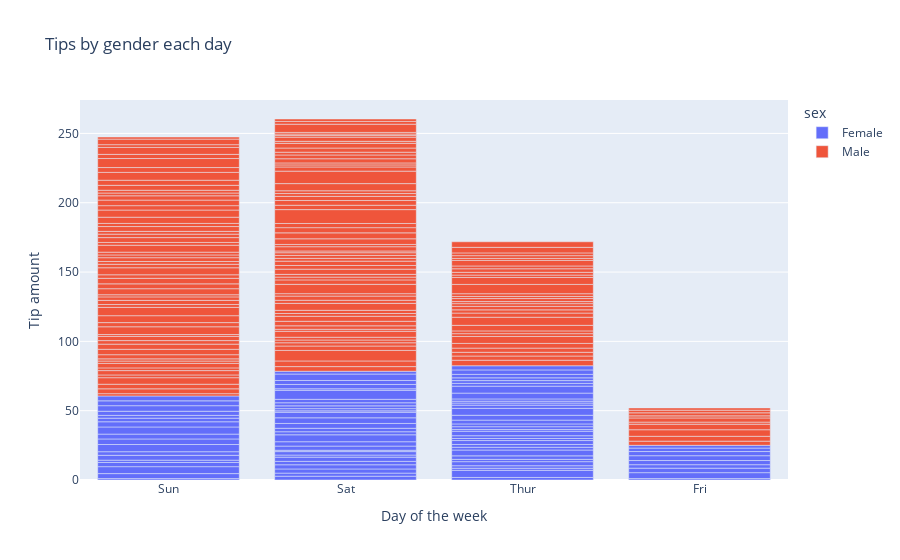

Notebook source saved alongside this figure:
### Code cell
tips = px.data.tips()
px.bar(tips, x='day', y='tip', color ='sex', title = 'Tips by gender each day',
       labels = dict(tip = 'Tip amount', day = 'Day of the week')
      )#

### Figure 1 — Plotly figure (JSON) as saved in the notebook; plotly's stock layout.template omitted (floating-point values rounded to 4 significant figures; data arrays with more than 128 entries replaced by an {"elided": "..."} marker saying what was removed)
{"data": [{"alignmentgroup": "True", "hovertemplate": "sex=Female<br>Day of the week=%{x}<br>Tip amount=%{y}<extra></extra>", "legendgroup": "Female", "marker": {"color": "#636efa", "pattern": {"shape": ""}}, "name": "Female", "offsetgroup": "Female", "orientation": "v", "showlegend": true, "textposition": "auto", "type": "bar", "x": ["Sun", "Sun", "Sun", "Sun", "Sun", "Sun", "Sat", "Sat", "Sat", "Sat", "Sat", "Sat", "Sun", "Sun", "Sat", "Sat", "Sat", "Sat", "Sat", "Sat", "Sat", "Thur", "Thur", "Fri", "Fri", "Fri", "Fri", "Fri", "Sat", "Sat", "Sat", "Sat", "Sat", "Sun", "Sun", "Thur", "Thur", "Thur", "Thur", "Thur", "Thur", "Thur", "Thur", "Thur", "Thur", "Thur", "Thur", "Thur", "Thur", "Thur", "Thur", "Thur", "Thur", "Thur", "Thur", "Thur", "Thur", "Sun", "Sun", "Sun", "Sun", "Sun", "Sat", "Sat", "Sun", "Sun", "Sun", "Thur", "Thur", "Thur", "Thur", "Thur", "Thur", "Thur", "Sat", "Sat", "Sat", "Sat", "Sat", "Fri", "Fri", "Fri", "Fri", "Sat", "Sat", "Sat", "Thur"], "xaxis": "x", "y": [1.01, 3.61, 5, 3.02, 1.67, 3.5, 2.75, 2.23, 3, 3, 2.45, 3.07, 2.6, 5.2, 1.5, 2.47, 1, 3, 3.14, 5, 2.2, 1.83, 5.17, 1, 4.3, 3.25, 2.5, 3, 2.5, 3.48, 4.08, 4, 1, 4, 3.5, 1.5, 1.8, 2.92, 1.68, 2.52, 4.2, 2, 2, 2.83, 1.5, 2, 3.25, 1.25, 2, 2, 2.75, 3.5, 5, 2.3, 1.5, 1.36, 1.63, 5.14, 3.75, 2.61, 2, 3, 1.61, 2, 4, 3.5, 3.5, 4.19, 5, 2, 2.01, 2, 2.5, 3.23, 2.23, 2.5, 6.5, 1.1, 3.09, 3.48, 3, 2.5, 2, 2.88, 4.67, 2, 3], "yaxis": "y"}, {"alignmentgroup": "True", "hovertemplate": "sex=Male<br>Day of the week=%{x}<br>Tip amount=%{y}<extra></extra>", "legendgroup": "Male", "marker": {"color": "#EF553B", "pattern": {"shape": ""}}, "name": "Male", "offsetgroup": "Male", "orientation": "v", "showlegend": true, "textposition": "auto", "type": "bar", "x": {"elided": "157 str values"}, "xaxis": "x", "y": {"elided": "157 float values"}, "yaxis": "y"}], "layout": {"barmode": "relative", "legend": {"title": {"text": "sex"}, "tracegroupgap": 0}, "title": {"text": "Tips by gender each day"}, "xaxis": {"anchor": "y", "domain": [0, 1], "title": {"text": "Day of the week"}}, "yaxis": {"anchor": "x", "domain": [0, 1], "title": {"text": "Tip amount"}}}}
